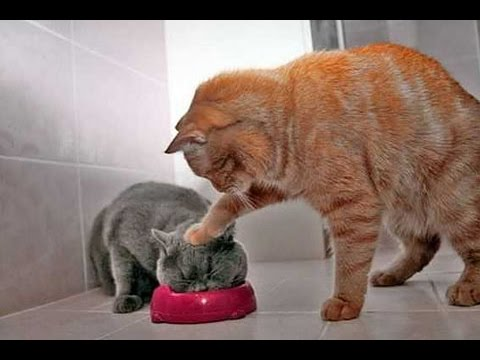
#> input picture cat.jpg, 480 x 360 px
$ python image_ops.py
#> lines starting #> are read from the running program, lines starting #| are printed output that depends on the picture
#!/usr/bin/python3

import  cv2
# import computer vision build in  c++ lang
#  reading  image  data
read_ops=[i for  i in dir(cv2) if 'read' in i]
print(read_ops)

#  reading  data from image
img=cv2.imread('cat.jpg',1)  #  loading  original image
#> img is the input picture: shape (360, 480, 3); mean B, G, R 106.3, 113.6, 133.6
grayimg=cv2.imread('cat.jpg',0)  #  removing color channel
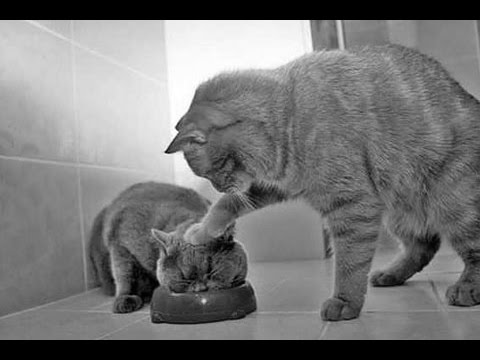
#> grayimg: shape (360, 480); min 0, max 255, mean 118.7
transimg=cv2.imread('cat.jpg',-1)  #  removing color channel
#shape and  size  , type
print(img.shape)
#| (360, 480, 3)
print(grayimg.shape)
#| (360, 480)
print(img.size)
#| 518400
print(grayimg.size)
#| 172800
#print(type(img))
#  data print  of image
#print(img)
#  showing  image
cv2.imshow('win',img)
cv2.imshow('gray',grayimg)
cv2.imshow('trans',transimg)
# to hold  image window
cv2.waitKey(0)
#  destroying  windows
cv2.destroyAllWindows()
